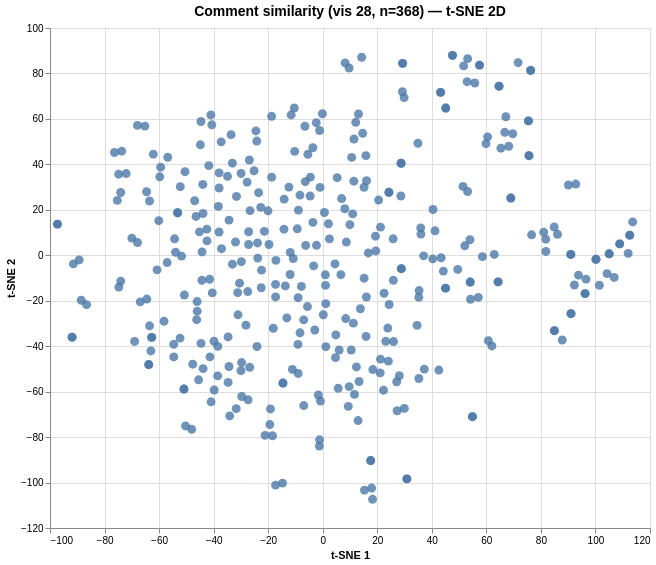

Specify this chart in Vega-Lite:
### Vega specification from a JSON file in a GitHub repository (floating-point values rounded to 4 significant figures; data arrays with more than 128 entries replaced by an {"elided": "..."} marker saying what was removed)
{"$schema": "https://vega.github.io/schema/vega/v6.json", "data": [{"name": "param_1e9efca18e7a2868_store"}, {"name": "source_0", "values": {"elided": "368 records"}}, {"name": "source_0_x_domain_dim_1", "values": [{"min": -97.26, "max": 113.7}]}, {"name": "source_0_y_domain_dim_2", "values": [{"min": -107.4, "max": 87.96}]}], "signals": [{"name": "unit", "value": {}, "on": [{"events": "pointermove", "update": "isTuple(group()) ? group() : unit"}]}, {"name": "param_1e9efca18e7a2868", "update": "vlSelectionResolve(\"param_1e9efca18e7a2868_store\", \"union\")"}, {"name": "param_1e9efca18e7a2868_dim_1", "on": [{"events": [{"source": "view", "type": "dblclick"}], "update": "null"}, {"events": {"signal": "param_1e9efca18e7a2868_translate_delta"}, "update": "panLinear(param_1e9efca18e7a2868_translate_anchor.extent_x, -param_1e9efca18e7a2868_translate_delta.x / width)"}, {"events": {"signal": "param_1e9efca18e7a2868_zoom_delta"}, "update": "zoomLinear(domain(\"x\"), param_1e9efca18e7a2868_zoom_anchor.x, param_1e9efca18e7a2868_zoom_delta)"}]}, {"name": "param_1e9efca18e7a2868_dim_2", "on": [{"events": [{"source": "view", "type": "dblclick"}], "update": "null"}, {"events": {"signal": "param_1e9efca18e7a2868_translate_delta"}, "update": "panLinear(param_1e9efca18e7a2868_translate_anchor.extent_y, param_1e9efca18e7a2868_translate_delta.y / height)"}, {"events": {"signal": "param_1e9efca18e7a2868_zoom_delta"}, "update": "zoomLinear(domain(\"y\"), param_1e9efca18e7a2868_zoom_anchor.y, param_1e9efca18e7a2868_zoom_delta)"}]}, {"name": "param_1e9efca18e7a2868_tuple", "on": [{"events": [{"signal": "param_1e9efca18e7a2868_dim_1 || param_1e9efca18e7a2868_dim_2"}], "update": "param_1e9efca18e7a2868_dim_1 && param_1e9efca18e7a2868_dim_2 ? {unit: \"\", fields: param_1e9efca18e7a2868_tuple_fields, values: [param_1e9efca18e7a2868_dim_1,param_1e9efca18e7a2868_dim_2]} : null"}]}, {"name": "param_1e9efca18e7a2868_tuple_fields", "value": [{"field": "dim_1", "channel": "x", "type": "R"}, {"field": "dim_2", "channel": "y", "type": "R"}]}, {"name": "param_1e9efca18e7a2868_translate_anchor", "value": {}, "on": [{"events": [{"source": "scope", "type": "pointerdown"}], "update": "{x: x(unit), y: y(unit), extent_x: domain(\"x\"), extent_y: domain(\"y\")}"}]}, {"name": "param_1e9efca18e7a2868_translate_delta", "value": {}, "on": [{"events": [{"source": "window", "between": [{"source": "scope", "type": "pointerdown"}, {"source": "window", "type": "pointerup"}], "type": "pointermove", "consume": true}], "update": "{x: param_1e9efca18e7a2868_translate_anchor.x - x(unit), y: param_1e9efca18e7a2868_translate_anchor.y - y(unit)}"}]}, {"name": "param_1e9efca18e7a2868_zoom_anchor", "on": [{"events": [{"source": "scope", "consume": true, "type": "wheel"}], "update": "{x: invert(\"x\", x(unit)), y: invert(\"y\", y(unit))}"}]}, {"name": "param_1e9efca18e7a2868_zoom_delta", "on": [{"events": [{"source": "scope", "consume": true, "type": "wheel"}], "update": "pow(1.001, event.deltaY * pow(16, event.deltaMode))", "force": true}]}, {"name": "param_1e9efca18e7a2868_modify", "on": [{"events": {"signal": "param_1e9efca18e7a2868_tuple"}, "update": "modify(\"param_1e9efca18e7a2868_store\", param_1e9efca18e7a2868_tuple, true)"}]}], "marks": [{"type": "symbol", "name": "marks", "from": {"data": "source_0"}, "encode": {"update": {"opacity": {"value": 0.8}, "size": {"value": 80}, "fill": {"value": "#4c78a8"}, "tooltip": {"signal": "{\"Comment #\": format(datum[\"index\"], \"\"), \"Comment\": isValid(datum[\"comment\"]) ? datum[\"comment\"] : \"\"+datum[\"comment\"]}"}, "x": {"field": "dim_1", "scale": "x"}, "y": {"field": "dim_2", "scale": "y"}, "shape": {"value": "circle"}}}, "interactive": true, "clip": true, "style": ["circle"]}], "scales": [{"name": "x", "type": "linear", "domain": [{"signal": "(data(\"source_0_x_domain_dim_1\")[0] || {}).min"}, {"signal": "(data(\"source_0_x_domain_dim_1\")[0] || {}).max"}], "range": [0, {"signal": "width"}], "zero": true, "domainRaw": {"signal": "param_1e9efca18e7a2868[\"dim_1\"]"}, "nice": true}, {"name": "y", "type": "linear", "domain": [{"signal": "(data(\"source_0_y_domain_dim_2\")[0] || {}).min"}, {"signal": "(data(\"source_0_y_domain_dim_2\")[0] || {}).max"}], "range": [{"signal": "height"}, 0], "domainRaw": {"signal": "param_1e9efca18e7a2868[\"dim_2\"]"}, "zero": true, "nice": true}], "axes": [{"scale": "x", "zindex": 0, "grid": true, "tickCount": {"signal": "ceil(width/40)"}, "domain": false, "labels": false, "orient": "bottom", "gridScale": "y", "maxExtent": 0, "aria": false, "minExtent": 0, "ticks": false}, {"scale": "y", "labels": false, "orient": "left", "zindex": 0, "tickCount": {"signal": "ceil(height/40)"}, "ticks": false, "grid": true, "gridScale": "x", "domain": false, "aria": false, "minExtent": 0, "maxExtent": 0}, {"scale": "x", "zindex": 0, "labelFlush": true, "orient": "bottom", "title": "t-SNE 1", "tickCount": {"signal": "ceil(width/40)"}, "labelOverlap": true, "grid": false}, {"scale": "y", "title": "t-SNE 2", "labelOverlap": true, "zindex": 0, "orient": "left", "grid": false, "tickCount": {"signal": "ceil(height/40)"}}], "title": {"text": "Comment similarity (vis 28, n=368) — t-SNE 2D", "frame": "group", "fontSize": 14}, "background": "white", "padding": 5, "height": 500, "style": "cell", "width": 600}
